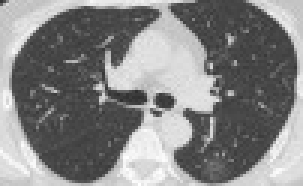
#> input picture data/Chest_Diseases_Dataset/1. COVID-19/CT Scan/Image 01 (1).jpeg, 101 x 62 px (shown 3 times larger)
$ python test_cxr_analyzer.py '../data/Chest_Diseases_Dataset/1. COVID-19/CT Scan/Image 01 (1).jpeg'
#> lines starting #> are read from the running program, lines starting #| are printed output that depends on the picture
### Agent2_Image/physiology/features.py
"""CXR (Chest X-Ray) feature extraction for hierarchical physiological analysis.

This module extracts interpretable radiological features from CXR images:
- Zonal intensity analysis (Upper/Mid/Lower x Left/Right)
- Central vs Peripheral distribution
- Texture characteristics (entropy, homogeneity)
- Global metrics (mean intensity, opacity)

Clinical intent: quantify visual patterns to reason about pathology.
"""

from dataclasses import dataclass
from typing import Dict, Tuple

import numpy as np
from PIL import Image


@dataclass
class CXRFeatures:
    """Interpretable CXR features for physiological hypotheses."""

    # Global metrics
    mean_intensity: float  # Overall brightness (0-1 normalized)
    opacity_score: float  # How "white" the lungs are

    # Zonal intensity (0-1 normalized)
    upper_left_intensity: float
    upper_right_intensity: float
    mid_left_intensity: float
    mid_right_intensity: float
    lower_left_intensity: float
    lower_right_intensity: float

    # Derived zonal metrics
    apical_predominance_score: float  # Upper vs Lower ratio
    peripheral_predominance_score: float  # Outer vs Central ratio
    bilateral_symmetry_score: float  # Left vs Right similarity

    # Texture metrics
    texture_entropy: float  # Randomness/complexity
    texture_homogeneity: float  # Uniformity

    # Distribution pattern
    central_intensity: float  # Central region
    peripheral_intensity: float  # Peripheral region


def extract_cxr_features(image_path: str) -> CXRFeatures:
    """Extract interpretable CXR features for hierarchical analysis.

    Args:
        image_path: Path to CXR image file

    Returns:
        CXRFeatures object with extracted metrics
    """
    # Load and preprocess image
    image = Image.open(image_path).convert('L')  # Grayscale
    img_array = np.array(image).astype(np.float32) / 255.0  # Normalize to [0, 1]

    # Extract basic metrics
    mean_intensity = float(np.mean(img_array))
#> mean_intensity = 0.521
    opacity_score = _calculate_opacity_score(img_array)

    # Zonal analysis (divide into 6 zones)
    zones = _extract_zonal_intensities(img_array)

    # Peripheral vs Central analysis
    central_intensity, peripheral_intensity = _extract_peripheral_central(img_array)

    # Derived metrics
    apical_score = _calculate_apical_predominance(zones)
    peripheral_score = _calculate_peripheral_predominance(central_intensity, peripheral_intensity)
    symmetry_score = _calculate_bilateral_symmetry(zones)

    # Texture analysis
    entropy, homogeneity = _calculate_texture_metrics(img_array)

    return CXRFeatures(
        mean_intensity=mean_intensity,
        opacity_score=opacity_score,
        upper_left_intensity=zones['upper_left'],
        upper_right_intensity=zones['upper_right'],
        mid_left_intensity=zones['mid_left'],
        mid_right_intensity=zones['mid_right'],
        lower_left_intensity=zones['lower_left'],
        lower_right_intensity=zones['lower_right'],
        apical_predominance_score=apical_score,
        peripheral_predominance_score=peripheral_score,
        bilateral_symmetry_score=symmetry_score,
        texture_entropy=entropy,
        texture_homogeneity=homogeneity,
        central_intensity=central_intensity,
        peripheral_intensity=peripheral_intensity,
    )


def _calculate_opacity_score(img_array: np.ndarray) -> float:
    """Calculate how opaque (white) the image is.

    Higher score = more white = more pathology.
    """
    # Focus on lung region (assume center 60% of image)
    h, w = img_array.shape
    lung_region = img_array[
        int(h * 0.2):int(h * 0.8),
        int(w * 0.2):int(w * 0.8)
    ]
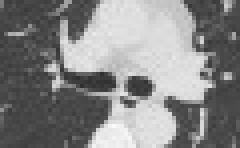
#> lung_region: shape (37, 60) float32 (shown 4 times larger); min 0.188, max 0.98, mean 0.524
#> in extract_cxr_features, `opacity_score = _calculate_opacity_score(img_array)`: opacity_score = 0.524

    # Opacity is inverse of blackness (lungs should be dark/black normally)
    # Higher values = more white = increased opacity
    return float(np.mean(lung_region))


def _extract_zonal_intensities(img_array: np.ndarray) -> Dict[str, float]:
    """Divide lung field into 6 zones and extract mean intensity.

    Zones: Upper/Mid/Lower x Left/Right
    """
    h, w = img_array.shape
#> (the rest of the program and of its run is left out)
